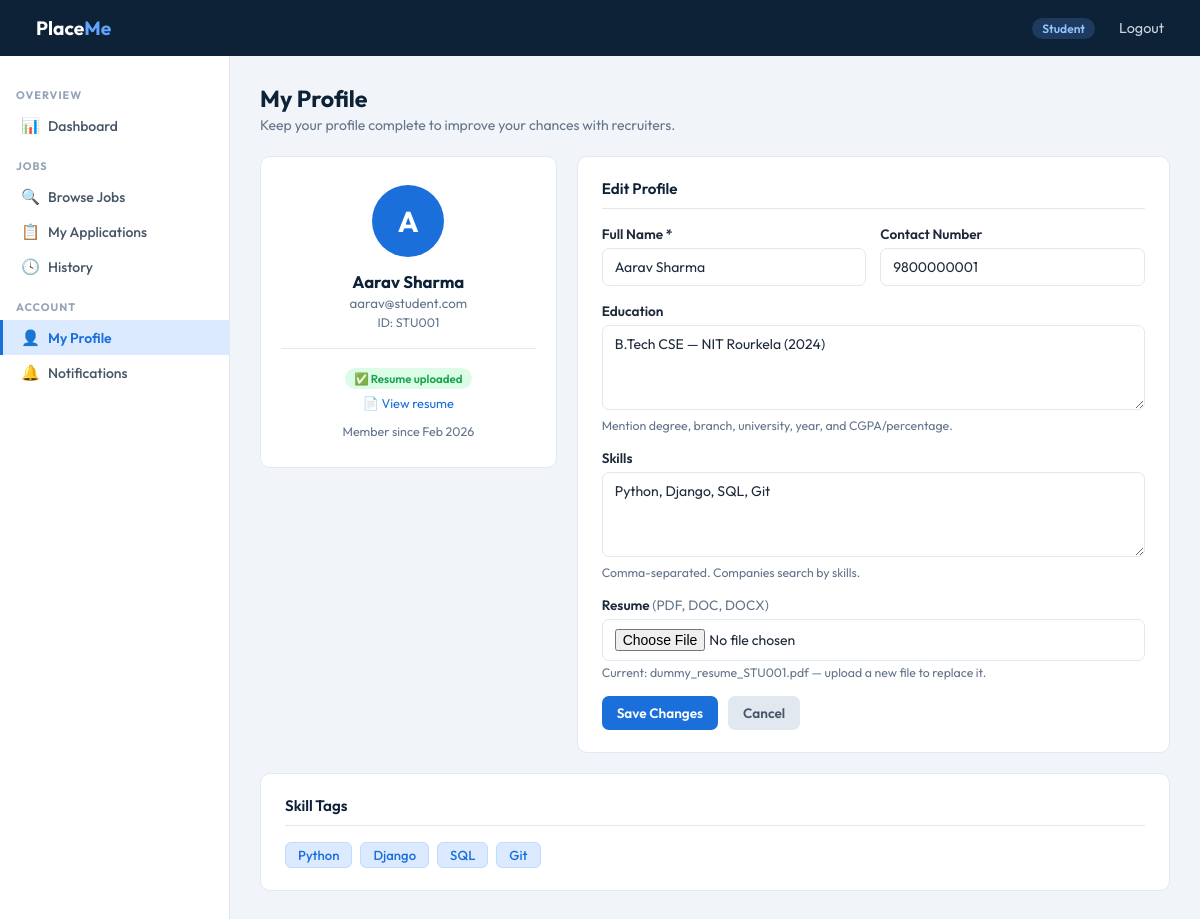
Page /student/profile (signed in) on the committed database.
### app.py (models this page shows, shortened)
class Student(db.Model):
    __tablename__ = 'student'
    id              = db.Column(db.Integer, primary_key=True)
    name            = db.Column(db.String(100), nullable=False)
    email           = db.Column(db.String(120), unique=True, nullable=False)
    password        = db.Column(db.String(200), nullable=False)
    student_id      = db.Column(db.String(50), unique=True)
    contact         = db.Column(db.String(20))
    education       = db.Column(db.Text)
    skills          = db.Column(db.Text)
    resume_path     = db.Column(db.String(200))
    is_active       = db.Column(db.Boolean, default=True)
    registered_date = db.Column(db.DateTime, default=datetime.utcnow)
    applications = db.relationship(
        'Application', backref='student',
        lazy=True, cascade='all, delete-orphan'
    )

### app.py (the view, shortened to what this page needs)
@app.route('/student/profile', methods=['GET', 'POST'])
def student_profile():
    if session.get('role') != 'student':
        return redirect(url_for('login'))
    student = Student.query.get(session['user_id'])
    return render_template('student_profile.html', student=student)

### app.py (called while the page is built)
@app.context_processor
def inject_student():
    if session.get('role') == 'student':
        return dict(student=Student.query.get(session['user_id']))
    return dict(student=None)

### templates/student_profile.html (shortened to what this page needs)
{% extends "base.html" %}
{% block content %}
<div class="page-header">
  <h1>My Profile</h1>
  <p>Keep your profile complete to improve your chances with recruiters.</p>
</div>
<div style="display:grid;grid-template-columns:1fr 2fr;gap:20px;align-items:start;">
  <div>
    <div class="card" style="text-align:center;padding:28px 20px;">
      <div style="width:72px;height:72px;border-radius:50%;background:var(--blue);display:flex;align-items:center;justify-content:center;font-size:1.8rem;font-weight:700;color:#fff;margin:0 auto 14px;">
        {{ student.name[0].upper() }}
      </div>
      <div style="font-weight:700;font-size:1.05rem;color:var(--navy);">{{ student.name }}</div>
      <div style="font-size:.83rem;color:var(--gray);margin-top:3px;">{{ student.email }}</div>
      {% if student.student_id %}
      <div style="font-size:.78rem;color:var(--gray);margin-top:4px;">ID: {{ student.student_id }}</div>
      {% endif %}
      <hr>
      {% if student.resume_path %}
      <div style="margin-top:4px;">
        <span class="badge badge-green">✅ Resume uploaded</span><br>
        <a href="{{ url_for('static', filename='uploads/resumes/' + student.resume_path) }}" target="_blank"
           style="font-size:.8rem;color:var(--blue);text-decoration:none;margin-top:6px;display:inline-block;">📄 View resume</a>
      </div>
      {% else %}
      <span class="badge badge-red">⚠ No resume yet</span>
      {% endif %}
      <div style="margin-top:12px;font-size:.78rem;color:var(--gray);">
        Member since {{ student.registered_date.strftime('%b %Y') }}
      </div>
    </div>
  </div>
  <div class="card">
    <div class="card-title">Edit Profile</div>
    <form method="POST" action="{{ url_for('student_profile') }}" enctype="multipart/form-data" data-validate>
      <div class="form-row">
        <div class="form-group">
          <label>Full Name *</label>
          <input type="text" name="name" value="{{ student.name }}" required>
        </div>
        <div class="form-group">
          <label>Contact Number</label>
          <input type="text" name="contact" value="{{ student.contact or '' }}" placeholder="+91 XXXXXXXXXX">
        </div>
      </div>
      <div class="form-group">
        <label>Education</label>
        <textarea name="education" rows="3" placeholder="e.g. B.Tech in Computer Science, XYZ University, 2025 — CGPA 8.5">{{ student.education or '' }}</textarea>
        <div class="hint">Mention degree, branch, university, year, and CGPA/percentage.</div>
      </div>
      <div class="form-group">
        <label>Skills</label>
        <textarea name="skills" rows="3" placeholder="e.g. Python, Django, SQL, Machine Learning, Communication">{{ student.skills or '' }}</textarea>
        <div class="hint">Comma-separated. Companies search by skills.</div>
      </div>
      <div class="form-group">
        <label>Resume <span style="color:var(--gray);font-weight:400;">(PDF, DOC, DOCX)</span></label>
        <input type="file" name="resume" accept=".pdf,.doc,.docx">
        {% if student.resume_path %}
        <div class="hint">Current: {{ student.resume_path }} — upload a new file to replace it.</div>
        {% else %}
        <div class="hint" style="color:var(--red);">⚠ Resume is required to apply for jobs.</div>
        {% endif %}
      </div>
      <div style="display:flex;gap:10px;margin-top:4px;">
        <button type="submit" class="btn btn-primary">Save Changes</button>
        <a href="{{ url_for('student_dashboard') }}" class="btn btn-gray">Cancel</a>
      </div>
    </form>
  </div>
</div>
{% if student.skills %}
<div class="card" style="margin-top:20px;">
  <div class="card-title">Skill Tags</div>
  <div style="display:flex;flex-wrap:wrap;gap:8px;">
    {% for skill in student.skills.split(',') %}
    <span style="background:var(--blue-lt);color:var(--blue);border:1px solid #bfdbfe;border-radius:6px;padding:4px 12px;font-size:.82rem;font-weight:500;">{{ skill.strip() }}</span>
    {% endfor %}
  </div>
</div>
{% endif %}
{% endblock %}

### templates/base.html (style rules this page uses)
*, *::before, *::after { box-sizing: border-box; margin: 0; padding: 0; }
:root { --navy: #0d2137; --blue: #1a6fdb; --blue-lt: #dbeafe; --green: #16a34a; --green-lt:#dcfce7; --amber: #b45309; --amber-lt:#fef3c7; --red: #dc2626; --red-lt: #fee2e2; --gray: #64748b; --border: #e2e8f0; --bg: #f1f5f9; --white: #ffffff; --text: #1e293b; --sidebar-w: 230px; }
body { font-family: 'Outfit', sans-serif; background: var(--bg); color: var(--text); min-height: 100vh; }
.page-header { margin-bottom: 22px; }
.page-header h1 { font-size: 1.45rem; font-weight: 700; color: var(--navy); }
.page-header p { color: var(--gray); margin-top: 3px; font-size: .875rem; }
.card { background: var(--white); border: 1px solid var(--border); border-radius: 10px; padding: 22px 24px; }
.card-title { font-size: .95rem; font-weight: 600; color: var(--navy); margin-bottom: 16px; border-bottom: 1px solid var(--border); padding-bottom: 10px; }
.btn { display: inline-flex; align-items: center; gap: 5px; padding: 8px 15px; border-radius: 7px; font-size: .85rem; font-weight: 600; border: none; cursor: pointer; text-decoration: none; transition: all .13s; font-family: inherit; }
.btn-primary { background: var(--blue); color: #fff; }
.btn-gray { background: #e2e8f0; color: #475569; }
.badge { display: inline-block; padding: 3px 9px; border-radius: 20px; font-size: .72rem; font-weight: 600; }
.badge-green { background: var(--green-lt); color: var(--green); }
.form-group { margin-bottom: 16px; }
.form-group label { display: block; font-size: .85rem; font-weight: 600; margin-bottom: 5px; color: var(--text); }
.form-group input, .form-group select, .form-group textarea { width: 100%; padding: 9px 12px; border: 1.5px solid var(--border); border-radius: 7px; font-size: .875rem; font-family: inherit; color: var(--text); background: var(--white); transition: border-color .13s; outline: none; }
.form-group textarea { resize: vertical; min-height: 85px; }
.form-group .hint { font-size: .77rem; color: var(--gray); margin-top: 4px; }
.form-row { display: grid; grid-template-columns: 1fr 1fr; gap: 14px; }
hr { border: none; border-top: 1px solid var(--border); margin: 18px 0; }

### rows in the picture
Student: name "A", name "Aarav Sharma", email "aarav@student.com", student_id "STU001", registered_date "Feb 2026", contact "9800000001", education "B.Tech CSE — NIT Rourkela (2024)", skills "Python, Django, SQL, Git", resume_path "dummy_resume_STU001.pdf"

### other values in the picture
{{ session.get('role') | capitalize }} "Student"
{{ skill.strip() }} "Python" "Django" "SQL" "Git"
